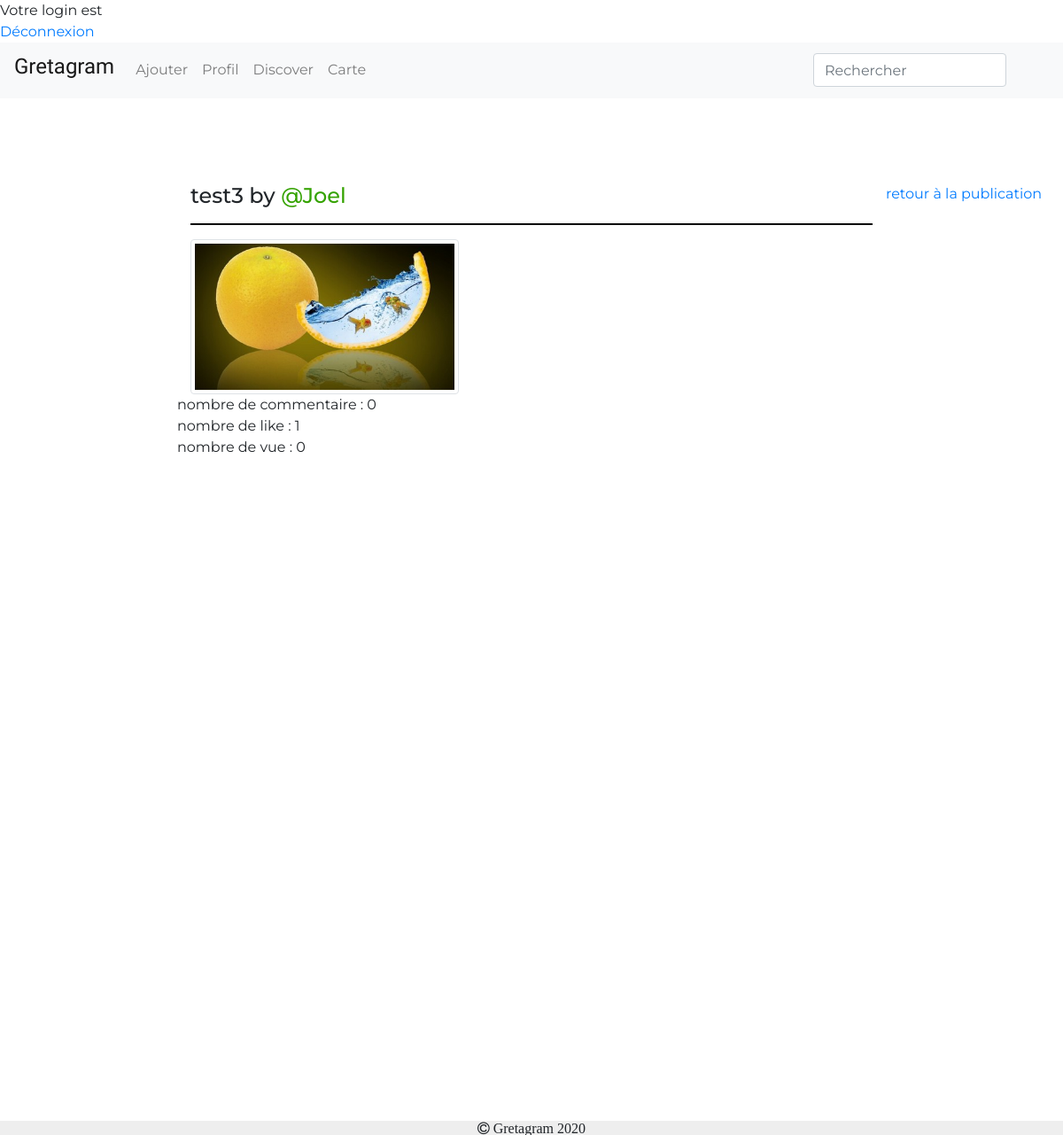
Page /Gretagram/stat.php?id=uploads/5e9e34fd2610cimages-3.jpg (signed in) on the earlier database version.
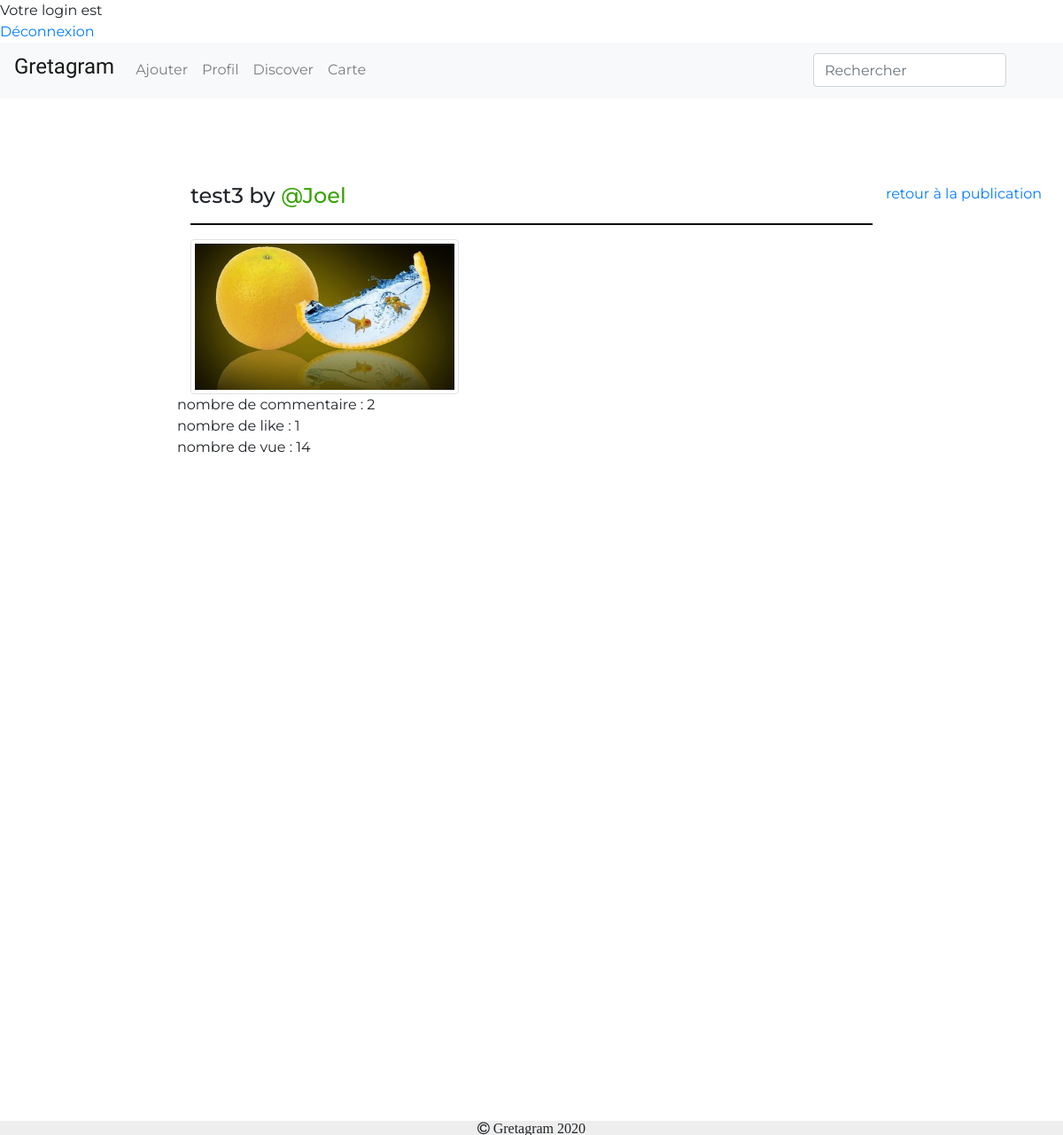
Same page on the later database version.
### tables this page shows
CREATE TABLE IF NOT EXISTS `publication` (
  `id` int(11) NOT NULL AUTO_INCREMENT,
  `nblike` int(100) DEFAULT '0',
  `titre` varchar(100) DEFAULT NULL,
  `description` varchar(100) DEFAULT NULL,
  `user` varchar(100) NOT NULL,
  `photo` varchar(100) DEFAULT NULL,
  `datepubli` datetime NOT NULL DEFAULT CURRENT_TIMESTAMP,
  `lat` varchar(200) DEFAULT NULL,
  `longitude` varchar(100) DEFAULT NULL,
  `adrrFormated` varchar(100) NOT NULL,
  `nbVue` int(11) NOT NULL DEFAULT '0',
  `Tag` varchar(100) DEFAULT NULL,
  PRIMARY KEY (`id`)
);

### Gretagram/stat.php (the view, shortened to what this page needs)
<?php
if (isset($_SESSION['login']) && isset($_SESSION['mdp'])) {
    echo '<html>';
    echo '<head>';
    echo '</head>';
    echo '<body>';
    echo 'Votre login est ' . $_SESSION['login'];
    echo '<br />';
    echo '<a href="deconnexion.php">Déconnexion</a>';
} else {
    header('location: login.php?message=erreur');
}
?>
<!DOCTYPE html>
<html>
<head>
    <link href="https://stackpath.bootstrapcdn.com/font-awesome/4.7.0/css/font-awesome.min.css" rel="stylesheet">
    <link rel="stylesheet" href="https://stackpath.bootstrapcdn.com/bootstrap/4.4.1/css/bootstrap.min.css">
    <link rel="stylesheet" href="css/style.css">
    <?php
    include("include/connect.inc.php");
    ?>
</head>
<body>
    <nav class="navbar navbar-expand-lg navbar-light bg-light">
        <a class="navbar-brand" href="index.php">
            <div class="styleLogo">
                <h4>Gretagram</h4>
            </div>
        </a>
        <div class="collapse navbar-collapse" id="navbarToggler">
            <ul class="navbar-nav mr-auto mt-2 mt-lg-0">
                <li class="nav-item">
                    <a class="nav-link" href="ajouter.php">Ajouter</a>
                </li>
                <li class="nav-item">
                    <a class="nav-link" href="profilPerso.php">Profil</a>
                </li>
                <li class="nav-item">
                    <a class="nav-link" href="discover.php">Discover</a>
                </li>
                <li class="nav-item">
                    <a class="nav-link" href="carte.php">Carte</a>
                </li>
            </ul>
            <form class="form-inline my-2 my-lg-0">
                <input class="form-control mr-sm-2" type="text" id="search-user" placeholder="Rechercher">
            </form>
            <div style="margin-top: 20px">
            </div>
        </div>
    </nav>
    <br>
    <br>
    <br>
    <br>
    <?php
    $param = htmlspecialchars($_GET['id']);
    $requetePost = "Select * FROM publication where photo = " . "'" . $param . "'" . ";";
    $prequetePost = $conn->prepare($requetePost);
    $prequetePost->execute();
    while ($dataPost = $prequetePost->fetch()) {
        $photo = $dataPost['photo'];
        $nom = $dataPost['user'];
        $titre = $dataPost['titre'];
        echo '
    <div class="container-fluid">
        <div class="row">
            <div class="col-md-2"></div>
            <div class="col-md-8">
               <h4>' . $titre . ' by <a href="profil.php?nom=' . $nom . '" style="color:#34A200">@' . $nom . '</a></h4>
                <hr style="width: 100%; color: black; height: 1px; background-color:black;">
                <div class="row">
                    <div class="col-md-5">
                        <img src="' . $photo . '" alt="" class=" img-thumbnail responsive">
                    </div>
';
    }
    $requetePost = "Select count(*) as nbCom FROM commentaire where publication = " . "'" . $param . "'" . ";";
    $prequetePost = $conn->prepare($requetePost);
    $prequetePost->execute();
    while ($dataPost = $prequetePost->fetch()) {
        $nbCommentaire = $dataPost['nbCom'];
    echo '
    <div class="row">
    <div class="col-md-10">nombre de commentaire : '.$nbCommentaire.'
    ';
    }
    $requetePost = "Select count(*) as nbLike FROM jaime where id_article = (Select id from publication where photo=" . "'" . $param . "'" . ");";
    $prequetePost = $conn->prepare($requetePost);
    $prequetePost->execute();
    while ($dataPost = $prequetePost->fetch()) {
        $nbLikePost = $dataPost['nbLike'];
        echo'
        </div><br>
            <div class="col-md-10">        nombre de like : '.$nbLikePost.'       </div>
        ';
    }
        $requetePost = "Select * FROM publication where photo=" . "'" . $param . "'" . ";";
        $prequetePost = $conn->prepare($requetePost);
        $prequetePost->execute();
        while ($dataPost = $prequetePost->fetch()) {
            $nbVuePost = $dataPost['nbVue'];
            echo '
                <div class="col-md-10">        nombre de vue : '.$nbVuePost.'        </div>
            </div>
            ';
        }
    ?>
    </div>
    <br>
    <div id="chartContainer" style="height: 370px; width: 100%;"></div>
    <div id="chartContainer2" style="height: 370px; width: 100%;"></div>
    </div>
    <br>
    <?php
    $param = htmlspecialchars($_GET['id']);
        echo '<div align=left><a href="post.php?post='.$param.'">retour à la publication</a></div>';
    ?>
    <br>
    <footer class="containe-fluid footer">
        <i class="fa fa-copyright"> Gretagram 2020</i>
    </footer>
</body>
</html>

Differences in the rows shown:
changed publication "test3": nbVue "0" → "14"
Other differences:
new list line: "nombre de commentaire : 2"
list line gone: "nombre de commentaire : 0"
